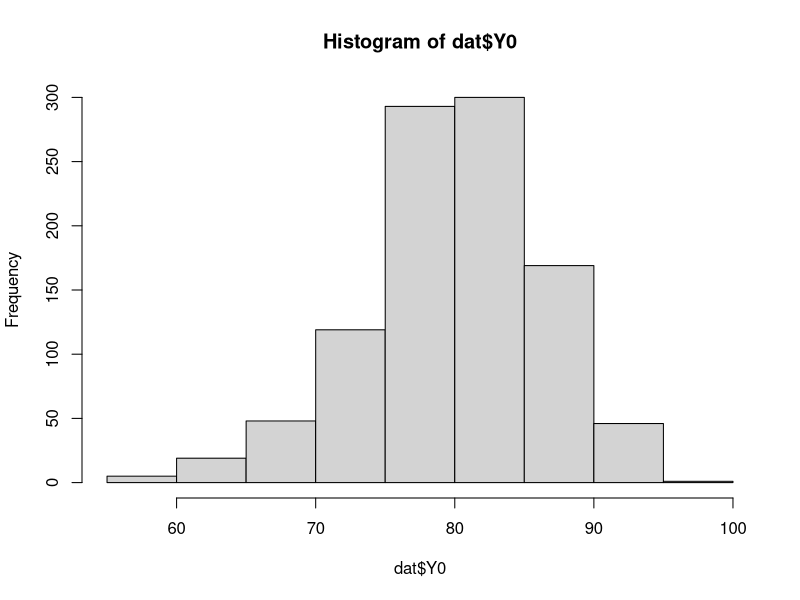
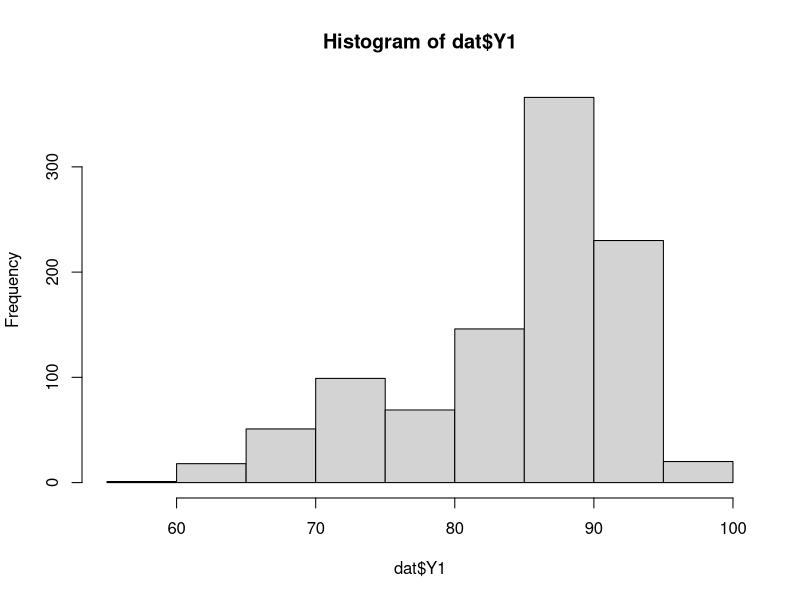
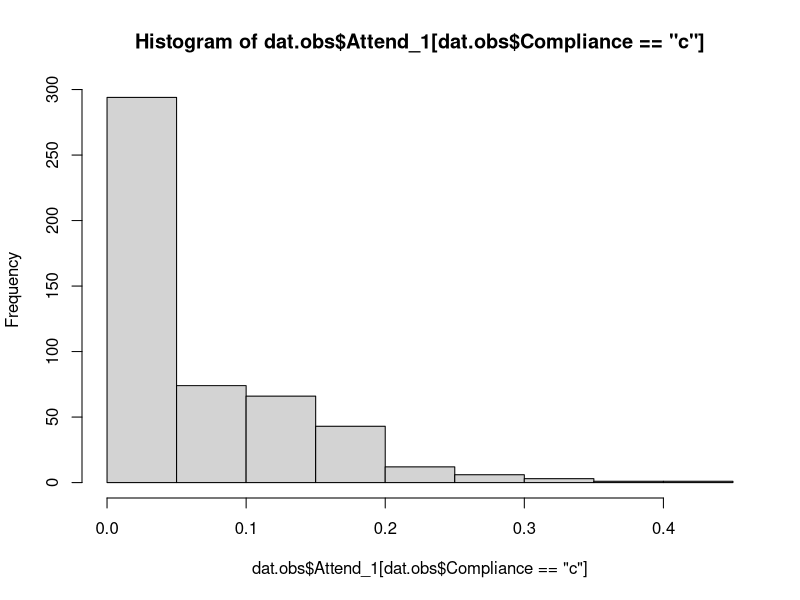
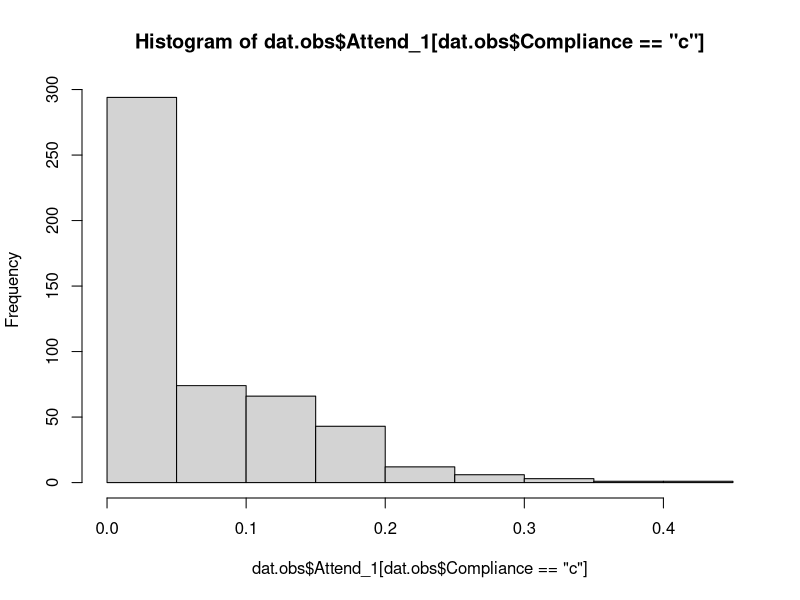
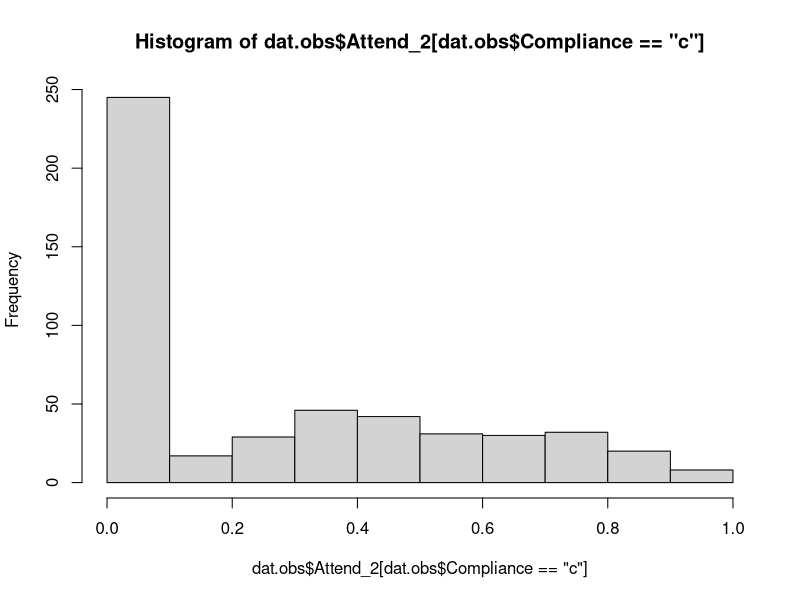
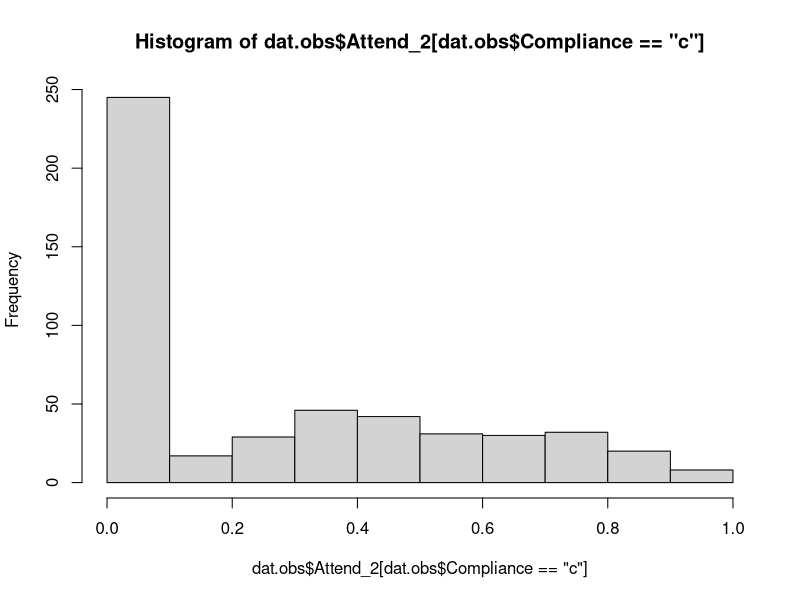
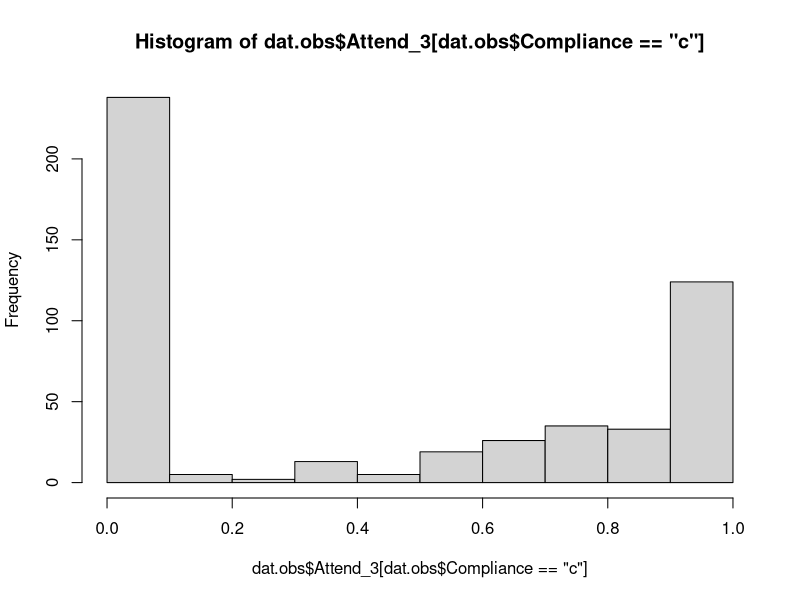
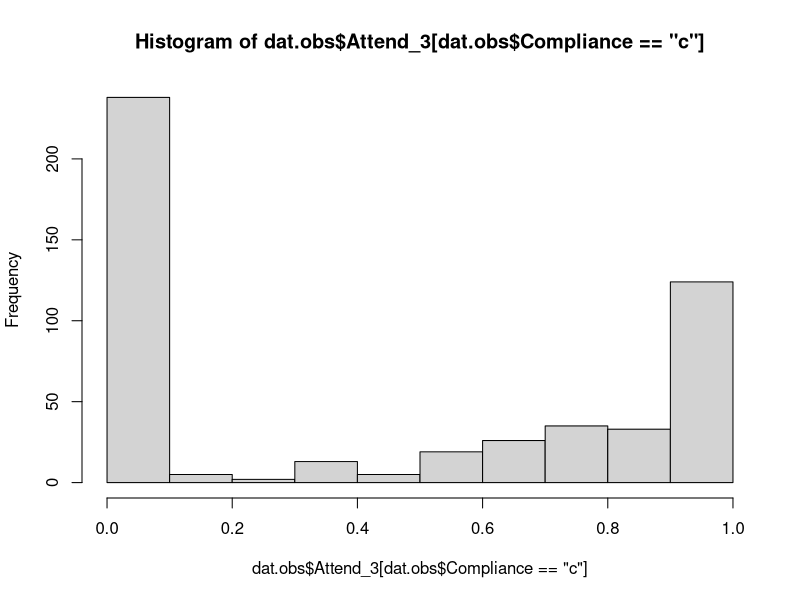

Reproduce these figures in R, in order. (Note: this script raises an error after producing the figures.)
## ---- chunk 1
##load required packages
library(tidyverse)
library(AER)
library(MatchIt)

## ---- chunk 2
set.seed(2012)

compliance_type <- rep(c("c","n", "a"), c(500, 300, 200))

d_0 <- rep(c(0,0,1), c(500, 300, 200))
d_1 <- rep(c(1,0,1), c(500, 300, 200))

dat<- data.frame(d_0, d_1, compliance_type)

## ---- chunk 3

comp_Y0 <- rnorm(500, 80, 3.5)
nev.taker_Y0 <- rnorm(300,75,7)
always_Y0 <- rnorm(200,87,3.5)

dat$Y0 <- c(comp_Y0, nev.taker_Y0, always_Y0)
hist(dat$Y0)
range(dat$Y0)

comp_Y1 <- rnorm(500,89,3.5)
nev.taker_Y1 <- rnorm(300,75,7)
always_Y1 <- rnorm(200,87,3.5)

dat$Y1 <- c(comp_Y1, nev.taker_Y1, always_Y1)

hist(dat$Y1)
range(dat$Y1)

dat$age <- rnorm(1000,20,.5)

dat$gender <- rbinom(1000, size = 1, prob = .5)

##checking sate for compliers
sate_compliers <- mean(comp_Y1) - mean(comp_Y0)
## ---- chunk 4

dat.full <- dat

dat.full$Z <- rbinom(1000, size = 1, prob = .5)

## ---- chunk 5

## % attendance is always the same for compliars not encouraged, never-takers, & always takers
comp_attend_Z0 <- rep(0,500)
nev.taker_attend <- rep(0,300)
always_attend <- rep(1,200)

##varying attendance for compliers
## % of attendance for compliers skewed lower- students attend once or twice and dwindle off
comp_attend1_Z1 <- rbeta(500,shape1 = 2, shape2 = 15)

## % of attendance for compliers  
comp_attend2_Z1 <- rbeta(500,shape1 = 2, shape2 = 2)

## % attendance for compliers 
comp_attend3_Z1 <- rbeta(500,shape1 = 2, shape2 = .5)

dat.full$attend_Z0 <- c(comp_attend_Z0, nev.taker_attend, always_attend)

dat.full$attend1_Z1 <- c(comp_attend1_Z1, nev.taker_attend, always_attend)
dat.full$attend2_Z1 <- c(comp_attend2_Z1, nev.taker_attend, always_attend)
dat.full$attend3_Z1 <- c(comp_attend3_Z1, nev.taker_attend, always_attend)


## ---- chunk 6

Y_obs <- ifelse(dat.full$Z== 1, dat.full$Y1, dat.full$Y0)
D_obs <- ifelse(dat.full$Z== 1, dat.full$d_1, dat.full$d_0)

attend1_obs <- ifelse(dat.full$Z== 1, dat.full$attend1_Z1, dat.full$attend_Z0)
attend2_obs <- ifelse(dat.full$Z== 1, dat.full$attend2_Z1, dat.full$attend_Z0)
attend3_obs <- ifelse(dat.full$Z== 1, dat.full$attend3_Z1, dat.full$attend_Z0)

##pull alll observed variables into the observed data frame
##keeping some extra variables to look at correlation
dat.obs <- data.frame(dat.full$Z, compliance_type, D_obs, Y_obs, dat.full$gender, dat.full$age, attend1_obs, attend2_obs, attend3_obs)

##rename columns
colnames(dat.obs) <- c("Z", "Compliance", "D", "Y", "Gender", "Age", "Attend_1", "Attend_2", "Attend_3")

##looking at correlation to compliance & to treatment
kruskal.test(attend1_obs ~ Compliance, data = dat.obs)
kruskal.test(attend2_obs ~ Compliance, data = dat.obs)
kruskal.test(attend3_obs ~ Compliance, data = dat.obs)

cor(dat.obs$Y, dat.obs$Attend_1)
cor(dat.obs$Y, dat.obs$Attend_2)
cor(dat.obs$Y, dat.obs$Attend_3)

plot(hist(dat.obs$Attend_1[dat.obs$Compliance=="c"]))
plot(hist(dat.obs$Attend_2[dat.obs$Compliance=="c"]))
plot(hist(dat.obs$Attend_3[dat.obs$Compliance=="c"]))


## ---- chunk 7

naive_regression <- lm(Y ~ D, data = dat.obs)
summary(naive_regression)

naive_regression_w.predictors <- lm(Y ~ D + Age + as.factor(Gender), data = dat.obs)
summary(naive_regression_w.predictors)

naive_regression_w.attend_2 <- lm(Y ~ Z + Age + as.factor(Gender) + Attend_1, data = dat.obs)
summary(naive_regression_w.attend_2)

naive_regression_w.attend_3 <- lm(Y ~ D + Age + as.factor(Gender) + Attend_3, data = dat.obs)
summary(naive_regression_w.attend_3)


##In dat.obs, 21.88% are always-takers, 48.43% are compliers, and 29.68% are never-takers.

compliance_regression <- lm(D ~ Z, data = dat.obs)

summary(compliance_regression)

1-(compliance_regression$coefficients[1]+compliance_regression$coefficients[2])

## ---- chunk 8

ITT <- mean(dat.obs$Y[dat.obs$Z == 1]) - mean(dat.obs$Y[dat.obs$Z ==0])
ITT

## Estimate the CACE by dividing the ITT estimate by the percent of compliers in the sample.

CACE <- ITT/compliance_regression$coefficients[2]
CACE

## ---- chunk 9

ivreg.fit <- ivreg(Y ~ D | Z, data = dat.obs)
ivreg_summary <- summary(ivreg.fit)
ivreg_summary

CACE_ivreg <- ivreg_summary$coefficients[2]
std.error_ivreg <- ivreg_summary$coefficients[,2]

CACE_ivreg
std.error_ivreg
##number below D for std. error
## ---- chunk 10
set.seed(2012)

data_function1 <- function(x){
  c <- rep(c("c", "n", "a"), x*c(.5,.3,.2))
  d_0 <- rep(c(0,0,1), x*c(.5, .3, .2))
  d_1 <- rep(c(1,0,1), x*c(.5, .3, .2))
  
dat<- data.frame(d_0, d_1, compliance_type)

  comp_Y0 <- rnorm(x*.5, 80, 3.5)
  nev.taker_Y0 <- rnorm(x*.3,75,7)
  always_Y0 <- rnorm(x*.2,87,3.5)

  Y0 <- c(comp_Y0, nev.taker_Y0, always_Y0)

  comp_Y1 <- rnorm(x*.5,89,3.5)
  nev.taker_Y1 <- rnorm(x*.3,75,7)
  always_Y1 <- rnorm(x*.2,87,3.5)

  Y1 <- c(comp_Y1, nev.taker_Y1, always_Y1)
  
  age <- rnorm(1000,20,.5)
  gender <- rbinom(1000, size = 1, prob = .5)
  
  comp_attend_Z0 <- rep(0,500)
  nev.taker_attend <- rep(0,300)
  always_attend <- rep(1,200)

  ##varying attendance for compliers
  ## % of attendance for compliers skewed lower- students attend once or twice and dwindle off
  comp_attend1_Z1 <- rbeta(500,shape1 = 2, shape2 = 15)
  ## % of attendance for compliers  
  comp_attend2_Z1 <- rbeta(500,shape1 = 2, shape2 = 2)
  ## % attendance for compliers 
  comp_attend3_Z1 <- rbeta(500,shape1 = 2, shape2 = .5)

  attend_Z0 <- c(comp_attend_Z0, nev.taker_attend, always_attend)
  attend1_Z1 <- c(comp_attend1_Z1, nev.taker_attend, always_attend)
  attend2_Z1 <- c(comp_attend2_Z1, nev.taker_attend, always_attend)
  attend3_Z1 <- c(comp_attend3_Z1, nev.taker_attend, always_attend)
  
  Z <- rbinom(x, size = 1, prob = .5)

  god.dat <- data.frame(d_0, d_1, c, Y0, Y1, age, gender, attend1_Z1, attend2_Z1, attend3_Z1, Z)
  
  Y_obs <- ifelse(god.dat$Z== 1, god.dat$Y1, god.dat$Y0)
  D_obs <- ifelse(god.dat$Z == 1, god.dat$d_1, god.dat$d_0)
  
  attend1_obs <- ifelse(dat.full$Z== 1, dat.full$attend1_Z1, dat.full$attend_Z0)
  attend2_obs <- ifelse(dat.full$Z== 1, dat.full$attend2_Z1, dat.full$attend_Z0)
  attend3_obs <- ifelse(dat.full$Z== 1, dat.full$attend3_Z1, dat.full$attend_Z0)

  sim.dat.obs <- data.frame(D_obs, god.dat$Z, god.dat$age, god.dat$gender, attend1_obs, attend2_obs, attend3_obs, Y_obs)
  colnames(sim.dat.obs) <- c("D", "Z", "Age", "Gender", "Attend1", "Attend2", "Attend3", "Y")
  
  return(sim.dat.obs)
}


##set # draws, initialize vector to store CACE estimates
draws <- 10000
CACE_ivreg_baseline <- numeric()
CACE_ivreg_2 <- numeric()
CACE_ivreg_3 <- numeric()
CACE_ivreg_4 <- numeric()

for(i in 1:draws){
  sim.dat <- data_function(1000)
  
  ##baseline function
  ivreg.baseline <- ivreg(Y ~ D + age + gender | Z, data = sim.dat)
  CACE_ivreg_baseline[length(CACE_ivreg_baseline)+1] <- ivreg.baseline$coefficients[2]
  
  ##fit 2
  ivreg.fit2 <- ivreg(Y ~ D + age + gender + Attend1 | Z, data = sim.dat)
  CACE_ivreg_2[length(CACE_ivreg_2)+1] <- ivreg.fit2$coefficients[2]
  
  ##fit 3
  ivreg.fit3 <- ivreg(Y ~ D + age + gender + Attend2 | Z, data = sim.dat)
  CACE_ivreg_3[length(CACE_ivreg_3)+1] <- ivreg.fit3$coefficients[2]
  
  ##fit 4
  ivreg.fit4 <- ivreg(Y ~ D + age + gender + Attend3 | Z, data = sim.dat)
  CACE_ivreg_4[length(CACE_ivreg_4)+1] <- ivreg.fit4$coefficients[2]
  
}

sim_CACE_std.dev <- sd(CACE_ivreg_sim)
sim_CACE_std.dev

mean_CACE_sim <- mean(CACE_ivreg_sim)
mean_CACE_sim
